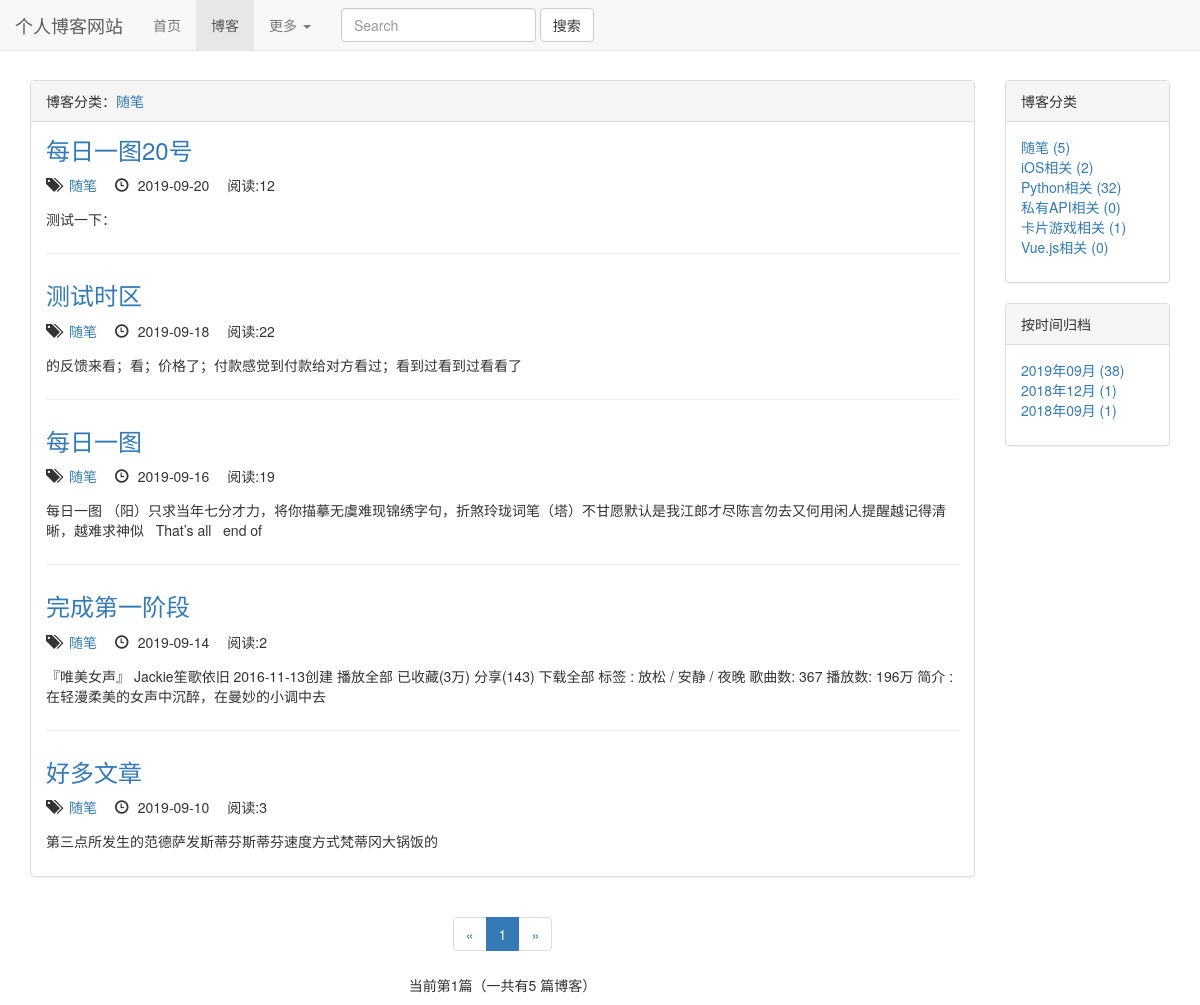
Before: /blogs/type/1/ with the older database file.
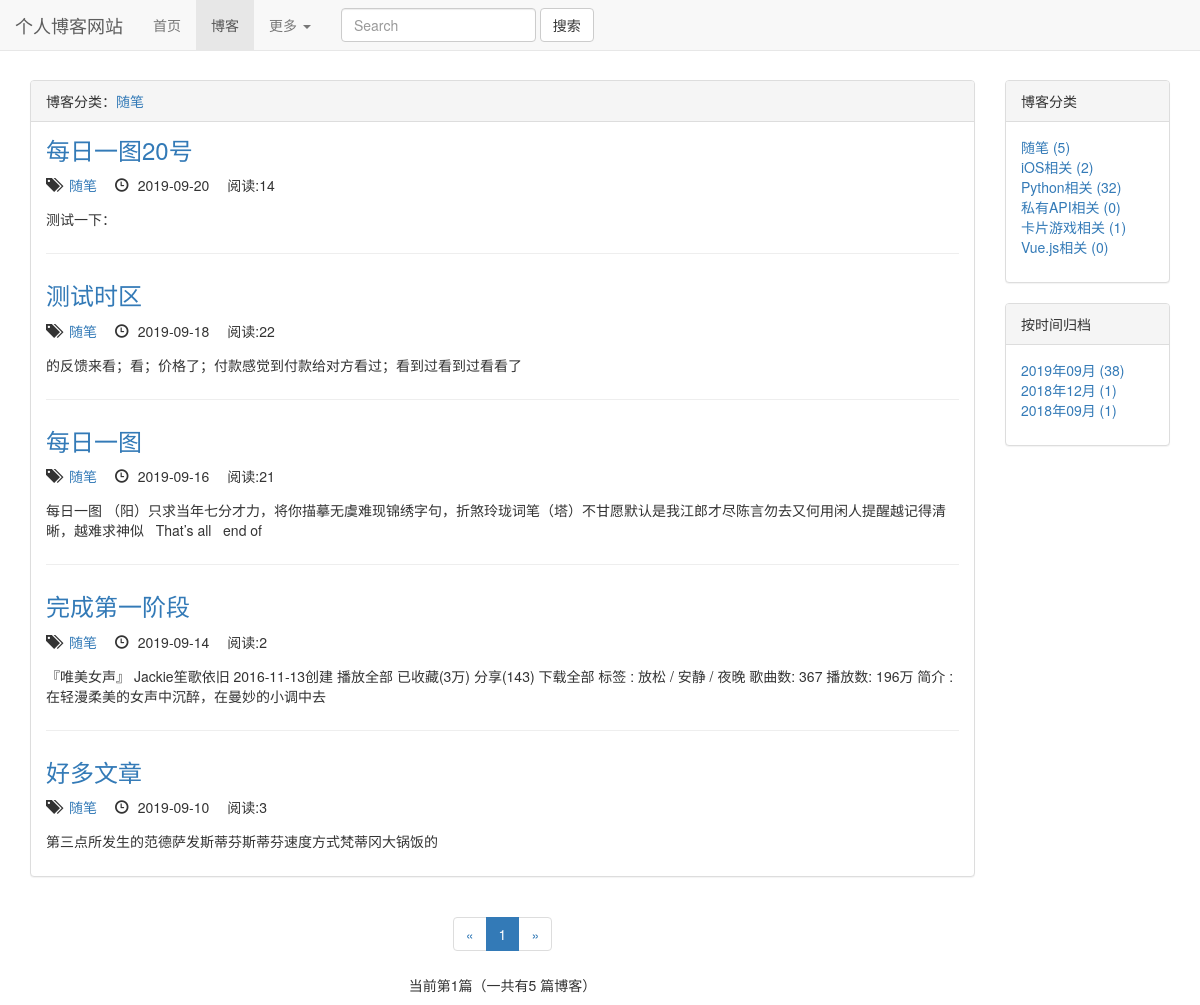
After: the same page with the newer database file.
### blogs/models.py (models this page shows, shortened)
class Blog(models.Model,ReadNumExtension):
    title = models.CharField(max_length=50)
    blog_type = models.ForeignKey(BlogType, on_delete=models.DO_NOTHING)
    content = RichTextUploadingField()
    author = models.ForeignKey(User, on_delete=models.DO_NOTHING)
    create_time = models.DateTimeField(auto_now_add=True)
    last_update_time = models.DateTimeField(auto_now=True)
    readDetails = GenericRelation(ReadNumDetail)  # 反向关联获取
    class Meta:
        ordering = ['-create_time']

class BlogType(models.Model):
    type_name = models.CharField(max_length=15)

### read_statistics/models.py (models this page shows)
class ReadNum(models.Model):
    read_num = models.IntegerField(default=0)
    content_type = models.ForeignKey(ContentType, on_delete=models.DO_NOTHING)
    object_id = models.PositiveIntegerField()
    content_object = GenericForeignKey('content_type', 'object_id')

### blogs/views.py (the view)
# urls.py: re_path(r'^type/(\d+)/$', views.blog_types, name='blog_types'),
def blog_types(request, blog_type):
    blogType = get_object_or_404(BlogType, pk=blog_type)
    blogs = Blog.objects.filter(blog_type=blogType)
    context = blog_datas_common(request, blogs)
    context['blog_type'] = blogType
    return render(request, 'blogs/blog_type_list.html', context)

### read_statistics/models.py (called while the page is built)
    def get_read_num(self):
        try:
            ct = ContentType.objects.get_for_model(self)
            readnum = ReadNum.objects.get(content_type=ct, object_id=self.pk)
            return readnum.read_num
        except exceptions.ObjectDoesNotExist:
            return 0

### templates/blogs/blog_type_list.html (shortened to what this page needs)
{% extends 'blogs/blog_index.html' %}
{% block blog_title_header %}
    博客分类：<a href="{% url 'blogs_module:blog_types' blog_type.pk %}">{{ blog_type.type_name }}</a>
{% endblock %}

### templates/blogs/blog_index.html (shortened to what the changed rows need)
{% extends 'base.html' %}
{% load staticfiles %}
{% block cssstyle %}
    <link rel="stylesheet" href="{% static 'blog_css/blog.css' %}">
{% endblock %}
{% block content %}
    <div class="container">
        <div class="row">
            <div class="col-xs-12 col-sm-8 col-md-9 col-lg-10">
                <div class="panel panel-default">
                    <div class="panel-body">
                        <ul class="blog_types">
                            {% for blog in page_of_blogs.object_list %}
                                <div class="every_blog">
                                    <h3><a href="{% url 'blogs_module:blog_details' blog.pk %}">{{ blog.title }}</a>
                                    </h3>
                                    <ul class="blog_list_style">
                                        <li>
                                            <span class="glyphicon glyphicon-tags"></span> <a
                                                href="{% url 'blogs_module:blog_types' blog.blog_type.pk %}"> {{ blog.blog_type.type_name }}</a>
                                        </li>
                                        <li><span
                                                class="glyphicon glyphicon-time"></span> {{ blog.create_time|date:"Y-m-d" }}
                                        </li>
                                         <li>
                                             阅读:{{ blog.get_read_num }}
                                        </li>
                                    </ul>
                                    <p>{{ blog.content |striptags | truncatechars:130 |safe}}</p>
                                </div>
                            {% empty %}
                                <div class="every_blog">
                                    <p>--暂无博客，敬请期待--</p>
                                </div>
                            {% endfor %}
                        </ul>
                    </div>
                </div>
            </div>
        </div>
    </div>
{% endblock %}

Changed rows visible on the page:
changed through a linked row, Blog "每日一图20号": get_read_num "12" → "14"
changed through a linked row, Blog "每日一图": get_read_num "19" → "21"
